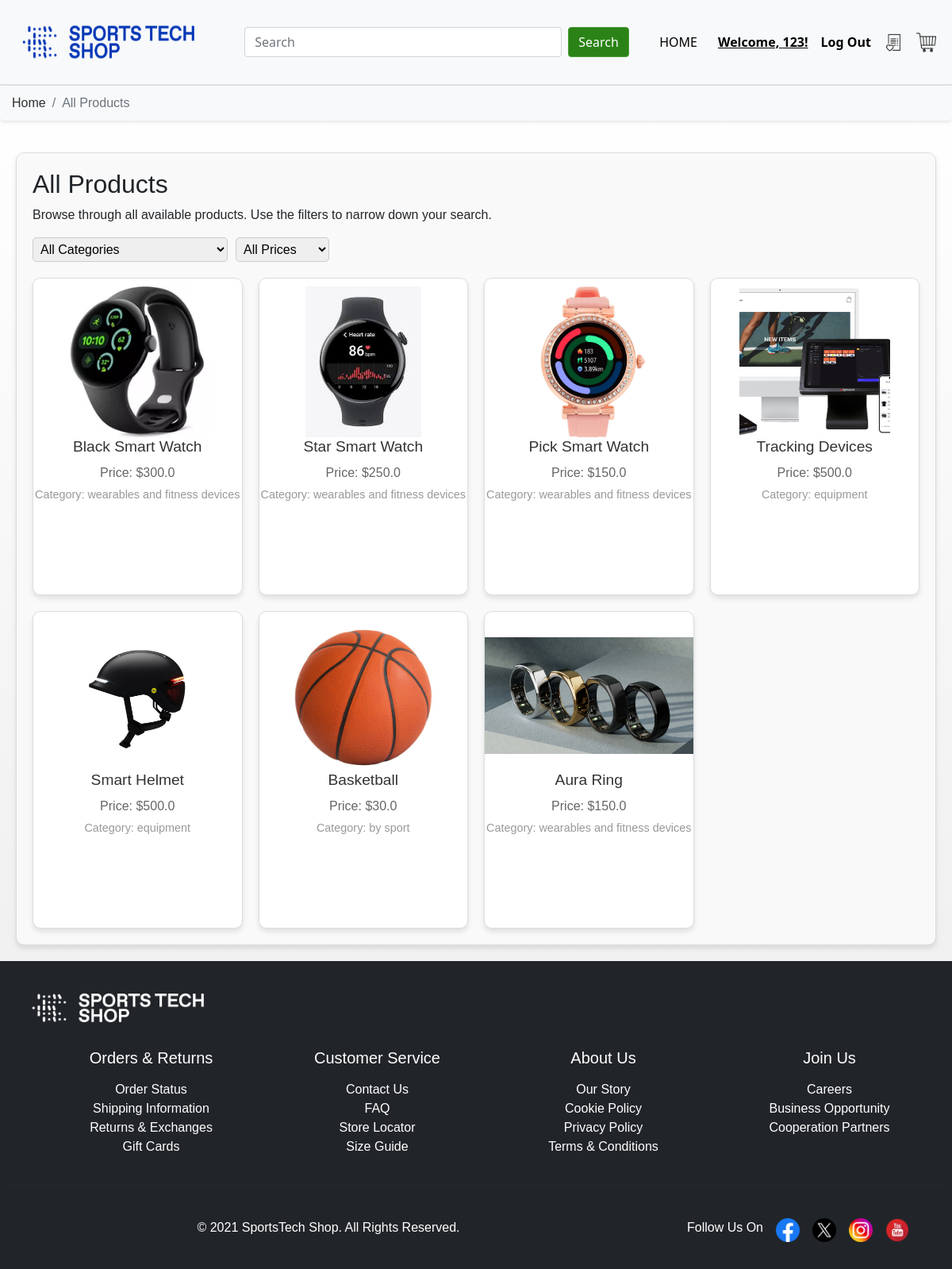
Screenshot of /products/ (signed in) with the database file from the repository.
### app/models.py (models this page shows, shortened)
class User(db.Model, UserMixin):
    __tablename__ = 'users'
    id = db.Column(db.Integer, primary_key=True)
    name = db.Column(db.String(100), index=True, unique=True, nullable=False)
    email = db.Column(db.String(100), index=True, nullable=False)
    mobile = db.Column(db.String(100), index=True, nullable=True)
    password_hash = db.Column(db.String(255), nullable=False)
    member_type = db.Column(db.String(100), default=False)
    address = db.Column(db.String(100), nullable=True)
    comments = db.relationship('Comment', backref='user')
    orders = db.relationship('Order', backref='user')

class Product(db.Model):
    __tablename__ = 'products'
    id = db.Column(db.Integer, primary_key=True)
    name = db.Column(db.String(80))
    description = db.Column(db.String(200))
    image = db.Column(db.String(400))
    price = db.Column(db.Float)
    stock = db.Column(db.Integer)
    category = db.Column(db.String(80))
    sub_category = db.Column(db.String(80))
    comments = db.relationship('Comment', backref='product')
    orders = db.relationship('Order', backref='product')

### app/products.py (the view)
@productsbp.route('/')
def index():
    products = Product.query.order_by(Product.id.desc()).limit(8).all()
    categories = {product.category for product in products if product.category}
    return render_template('allProducts.html', products=products, categories=categories)

### app/templates/allProducts.html (shortened to what this page needs)
{% extends 'base.html' %}
{% import 'bootstrap4/form.html' as wtf %}
{% block content %}
<div class="breadcrumb-container">
  <nav aria-label="breadcrumb">
    <ol class="breadcrumb">
      <li class="breadcrumb-item"><a href="{{ url_for('main.index') }}">Home</a></li>
      <li class="breadcrumb-item active" aria-current="page">All Products</li>
    </ol>
  </nav>
</div>
<section class="all-products-section" id="all-products">
  <div class="all-products-container">
    <h2>All Products</h2>
    <p>Browse through all available products. Use the filters to narrow down your search.</p>
    <div class="all-products-filters">
      <select id="category-filter" class="all-products-select" aria-label="Filter by category">
        <option value="" selected>All Categories</option>
      </select>
      <select id="price-filter" class="all-products-select" aria-label="Filter by price range">
        <option value="" selected>All Prices</option>
      </select>
    </div>
    <div class="all-products-grid">
      {% for product in products %}
      <a href="/products/{{ product.id }}" class="all-products-card-link">
        <div class="all-products-card">
          <img src="{{ product.image }}" alt="{{ product.name }}" class="all-products-img" />
          <h3 class="all-products-title">{{ product.name }}</h3>
          <p class="all-products-price">Price: ${{ product.price }}</p>
          <p class="all-products-category">Category: {{ product.category }}</p>
        </div>
      </a>
      {% endfor %}
    </div>
  </div>
</section>
{% endblock %}

### app/templates/base.html (shortened to what this page needs)
<!DOCTYPE html>
<html lang="en">
<head>
  <link href="https://cdn.jsdelivr.net/npm/bootstrap@5.0.0-beta3/dist/css/bootstrap.min.css" rel="stylesheet"
 />
  <link href="../static/styles/nav.css" rel="stylesheet" />
  <link href="../static/styles/general.css" rel="stylesheet" />
  <link href="../static/styles/round_btn.css" rel="stylesheet" />
  <link href="../static/styles/home.css" rel="stylesheet" />
  <link href="{{ url_for('static', filename='styles/wishlist.css') }}" rel="stylesheet">
  <link href="{{ url_for('static', filename='styles/cart.css') }}" rel="stylesheet">
</head>
<body>
  <header class="bg-light border-bottom">
    <nav class="navbar navbar-expand-lg bg-light border-bottom border-body padding-top" data-bs-theme="light"
      aria-label="Main navigation">
      <div class="container-fluid">
        <a class="navbar-brand" href="/" aria-label="Go to home page"><img src="../static/img/logo.png" width="250"
            height="80" class="d-inline-block align-top" alt="SportsTech Logo" /></a>
        <div class="collapse navbar-collapse" id="navbarSupportedContent">
          <form class="d-flex ms-auto" method="GET" action="{{ url_for('product.search') }}" role="search"
            aria-label="Search products">
            <input class="form-control me-2" name="q" type="search" placeholder="Search" aria-label="Search"
              style="width: 400px" />
            <button class="btn btn-primary" type="submit" aria-label="Submit search">Search</button>
          </form>
          <ul class="navbar-nav ms-auto">
            <li class="nav-item">
              <a class="nav-link no-underline nav-link:hover" href="/" aria-label="Home">HOME</a>
            </li>
            <li class="nav-item">
            </li>
            {% if current_user.is_authenticated %}
            <li class="nav-item">
              <a class="nav-link text-decoration-underline fw-bold">Welcome, {{ current_user.name }}!</a>
            </li>
            <li class="nav-item">
              <a class="nav-link fw-bold" href="{{ url_for('auth.logout') }}">Log Out</a>
            </li>
            {% endif %}
            <li class="nav-item">
              <a class="nav-link no-underline nav-link:hover" href="{{ url_for('wishlist.show_wishlist') }}"
                aria-label="Go to wishlist">
                <img src="../static/img/wishlist.png" width="25" height="25" class="d-inline-block align-top"
                  alt="Wishlist" />
              </a>
            </li>
            <li class="nav-item">
              <a class="nav-link no-underline nav-link:hover" href="/cart" aria-label="Go to shopping cart"><img
                  src="../static/img/cart.png" width="25" height="25" class="d-inline-block align-top" alt="Cart" /></a>
            </li>
          </ul>
        </div>
      </div>
    </nav>
  </header>
  <main class="flex-grow-1">
    {% block content %}
    {% endblock %}
  </main>
  <footer class="bg-dark text-white text-center py-4" aria-label="Footer">
    <div class="container-fluid">
      <div class="container-fluid">
        <img src="../static/img/logo2.png" alt="SportsTech Logo" class="footer-logo img-fluid" width="250"
          height="80" />
      </div>
      <div class="container mt-3">
        <div class="row">
          <div class="col-md-3 col-sm-6 ps-5">
            <h5 class="mb-3">Orders & Returns</h5>
            <ul class="no-underline">
              <li>
                <a href="#" class="mb-2" aria-label="View order status">Order Status</a>
              </li>
              <li>
                <a href="#" class="mb-2" aria-label="Shipping information">Shipping Information</a>
              </li>
              <li>
                <a href="#" class="mb-2" aria-label="Returns and exchanges information">Returns & Exchanges</a>
              </li>
              <li>
                <a href="#" class="mb-2" aria-label="Gift card details">Gift Cards</a>
              </li>
            </ul>
          </div>
          <div class="col-md-3 col-sm-6 ps-5">
            <h5 class="mb-3">Customer Service</h5>
            <ul class="no-underline">
              <li>
                <a href="#" class="mb-2" aria-label="Contact us for assistance">Contact Us</a>
              </li>
              <li>
                <a href="#" class="mb-2" aria-label="Frequently Asked Questions">FAQ</a>
              </li>
              <li>
                <a href="#" class="mb-2" aria-label="Find store locations">Store Locator</a>
              </li>
              <li>
                <a href="#" class="mb-2" aria-label="Size guide">Size Guide</a>
              </li>
            </ul>
          </div>
          <div class="col-md-3 col-sm-6 ps-5">
            <h5 class="mb-3">About Us</h5>
            <ul>
              <li>
                <a href="#" class="mb-2" aria-label="Learn more about our story">Our Story</a>
              </li>
              <li>
                <a href="#" class="mb-2" aria-label="Cookie policy information">Cookie Policy</a>
              </li>
              <li>
                <a href="#" class="mb-2" aria-label="Privacy policy details">Privacy Policy</a>
              </li>
              <li>
                <a href="#" class="mb-2" aria-label="Terms and conditions">Terms & Conditions</a>
              </li>
            </ul>
          </div>
          <div class="col-md-3 col-sm-6 ps-5">
            <h5 class="mb-3">Join Us</h5>
            <ul>
              <li>
                <a href="#" class="mb-2" aria-label="Explore career opportunities">Careers</a>
              </li>
              <li>
                <a href="#" class="mb-2" aria-label="Business opportunities with us">Business Opportunity</a>
              </li>
              <li>
                <a href="#" class="mb-2" aria-label="Become a corporate partner">Cooperation Partners</a>
              </li>
            </ul>
          </div>
        </div>
      </div>
      <hr />
      <div class="container">
        <div class="container">
          <div class="row">
            <div class="col-md-8 col-sm-12">
              <p>&copy; 2021 SportsTech Shop. All Rights Reserved.</p>
            </div>
            <div class="col-md-4 col-sm-12 d-flex justify-content-center justify-content-md-end">
              <p class="mb-0 me-3">Follow Us On</p>
              <a href="#" class="icon-link" aria-label="Follow on Facebook"><img src="../static/img/facebook.png"
                  width="30" height="30" class="d-inline-block align-top me-3" alt="Facebook" /></a>
              <a href="#" class="icon-link" aria-label="Follow on Twitter"><img src="../static/img/twitter.png"
                  width="30" height="30" class="d-inline-block align-top me-3" alt="Twitter" /></a>
              <a href="#" class="icon-link" aria-label="Follow on Instagram"><img src="../static/img/instagram.png"
                  width="30" height="30" class="d-inline-block align-top me-3" alt="Instagram" /></a>
              <a href="#" class="icon-link" aria-label="Follow on YouTube"><img src="../static/img/youtube.png"
                  width="30" height="30" class="d-inline-block align-top" alt="Youtube" /></a>
            </div>
          </div>
        </div>
      </div>
    </div>
  </footer>
</body>
</html>

### app/static/styles/nav.css (style rules this page uses)
.navbar { background-color: rgb(255, 255, 255); }
.nav-link { color: black !important; }
.no-underline { text-decoration: none; }
.navbar-collapse { transition: height 0.3s ease-in-out; }

### app/static/styles/general.css (style rules this page uses)
ul li a { color: white; text-decoration: none; }
ul { list-style-type: none; padding-left: 0; }
.btn-primary { background-color: #2b8317; border: 1px solid #4F9E3D; }
footer .footer-logo { display: block; margin-left: 0; }
footer { font-family: cordia new; }
.icon-link, .icon-link:hover { text-decoration: none; border-bottom: none; padding-bottom: 0; }
main { background: linear-gradient(to bottom, #ffffff, #f0f0f0); font-family: sans-serif; flex: 1; }
#checkout-main, .wishlist-container, .cart-page, .all-products-container { min-height: 100vh; }
hr { border: 1px solid #313030; margin-top: 20px; }
footer { font-family: sans-serif; padding: 10px 0; background-color: #f8f9fa }
body { display: flex; flex-direction: column; }
html, body { height: 100%; margin: 0; padding: 0; }
.breadcrumb-container { margin-bottom: 20px; padding: 10px 15px; background-color: #f8f9fa; border-radius: 5px; box-shadow: 0 2px 4px rgba(0, 0, 0, 0.1); }
.breadcrumb { margin: 0; padding: 0; background-color: transparent; }
.breadcrumb-item a { text-decoration: none; color: #303030; }
.breadcrumb-item.active { color: #6c757d; }
.container { margin-top: 20px; }

### app/static/styles/home.css (style rules this page uses)
.all-products-section { margin-top: 40px; }
.all-products-container { border: 1px solid #ddd; border-radius: 10px; padding: 20px; background-color: #f9f9f9; margin: 20px; box-shadow: 0 4px 6px rgba(0, 0, 0, 0.1); }
.all-products-filters { display: flex; gap: 10px; margin-bottom: 20px; }
.all-products-select { border: 1px solid #ccc; border-radius: 5px; padding: 5px; }
.all-products-grid { display: grid; grid-template-columns: repeat(auto-fill, minmax(250px, 1fr)); gap: 20px; justify-content: start; align-items: start; }
.all-products-card { min-width: 250px; width: 100%; max-width: 100%; height: 400px; border: 1px solid #ddd; border-radius: 10px; text-align: center; background-color: #fff; box-shadow: 0 4px 6px rgba(0, 0, 0, 0.1); transition: transform 0.3s ease, box-shadow 0.3s ease; }
.all-products-img { padding-top: 10px; width: 100%; height: 200px; object-fit: contain; border-radius: 5px; }
.all-products-title { font-size: 1.2rem; margin-bottom: 10px; color: #333; }
.all-products-price { font-size: 1rem; color: #666; margin-bottom: 5px; }
.all-products-category { font-size: 0.9rem; color: #999; }
.all-products-card-link { text-decoration: none; color: inherit; }

### rows the page displays
User: name "123"
Product: image (picture), name "Black Smart Watch", price "300.0", category "wearables and fitness devices"
Product: image (picture), name "Star Smart Watch", price "250.0", category "wearables and fitness devices"
Product: image (picture), name "Pick Smart Watch", price "150.0", category "wearables and fitness devices"
Product: image (picture), name "Tracking Devices", price "500.0", category "equipment"
Product: image (picture), name "Smart Helmet", price "500.0", category "equipment"
Product: image (picture), name "Basketball", price "30.0", category "by sport"
Product: image (picture), name "Aura Ring", price "150.0", category "wearables and fitness devices"
